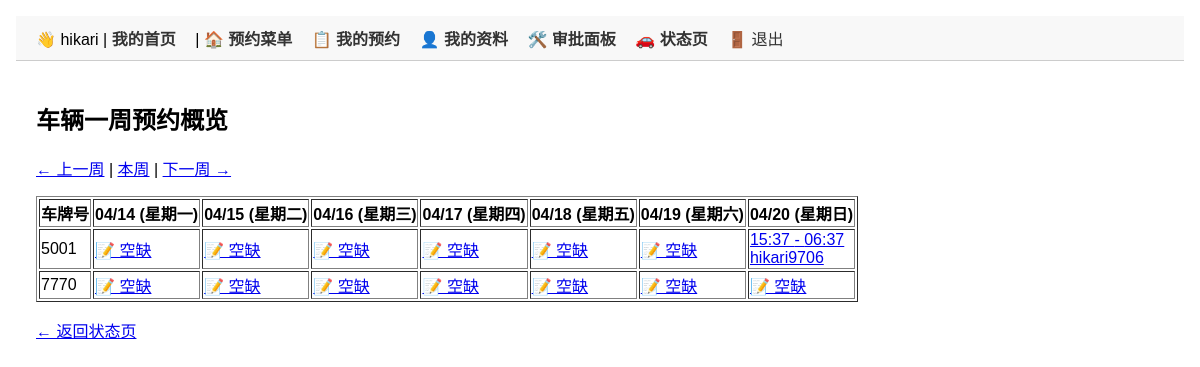
Page /vehicles/weekly/ (signed in) on the committed database.
### accounts/models.py (models this page shows, shortened)
class DriverUser(AbstractUser):
    is_formal = models.BooleanField(default=False)
    is_temporary = models.BooleanField(default=False)

### vehicles/models.py (models this page shows, shortened)
class Vehicle(models.Model):
    STATUS_CHOICES = [
        ('available', '可预约'),
        ('reserved', '已预约'),
        ('out', '已出库'),
        ('maintenance', '维修中'),
    ]
    license_plate = models.CharField(max_length=20, unique=True, verbose_name="车牌号")
    model = models.CharField(max_length=50, verbose_name="车型")
    status = models.CharField(max_length=20, choices=STATUS_CHOICES, default='available', verbose_name="状态")
    photo = models.ImageField(upload_to='vehicle_photos/', blank=True, null=True, verbose_name="车辆照片")
    inspection_date = models.DateField(blank=True, null=True, verbose_name="车检日期")
    notes = models.TextField(blank=True, verbose_name="备注")
    class Meta:
        verbose_name = "车辆"
        verbose_name_plural = "车辆"

class Reservation(models.Model):
    driver = models.ForeignKey(settings.AUTH_USER_MODEL, on_delete=models.CASCADE, verbose_name="司机")
    vehicle = models.ForeignKey(Vehicle, on_delete=models.CASCADE, verbose_name="车辆")
    date = models.DateField(verbose_name="预约日期")             # ✅ 开始日期
    end_date = models.DateField(verbose_name="结束日期")         # ✅ 结束日期（支持跨日）
    start_time = models.TimeField(verbose_name="开始时间")
    end_time = models.TimeField(verbose_name="结束时间")
    status = models.CharField(
        max_length=10,
        choices=[
            ('pending', '申请中'),
            ('reserved', '已预约'),
            ('out', '已出库'),
            ('canceled', '已取消'),
        ],
        default='pending',
        verbose_name="状态"
    )
    actual_departure = models.DateTimeField(null=True, blank=True, verbose_name="实际出库时间")
    actual_return = models.DateTimeField(null=True, blank=True, verbose_name="实际还车时间")

### vehicles/views.py (the view)
# urls.py: path('weekly/', weekly_overview_view, name='weekly_overview'),
@login_required
def weekly_overview_view(request):
    today = timezone.localdate()
    weekday = today.weekday()  # 0: Monday
    monday = today - timedelta(days=weekday)
    offset = int(request.GET.get('offset', 0))
    monday += timedelta(weeks=offset)
    week_dates = [monday + timedelta(days=i) for i in range(7)]
    vehicles = Vehicle.objects.all()
    reservations = Reservation.objects.filter(date__in=week_dates)
    data = []
    for vehicle in vehicles:
        row = {'vehicle': vehicle, 'days': []}
        for date in week_dates:
            r = reservations.filter(vehicle=vehicle, date=date).first()
            row['days'].append(r)
        data.append(row)
    return render(request, 'vehicles/weekly_view.html', {
        'week_dates': week_dates,
        'vehicle_data': data,
        'offset': offset,
    })

### vehicles/templatetags/custom_filters.py (called while the page is built)
@register.filter
def index(sequence, position):
    try:
        return sequence[position]
    except (IndexError, TypeError):
        return ''

### templates/vehicles/weekly_view.html
{% extends 'base.html' %}
{% load custom_filters %}
{% block content %}
<h2>车辆一周预约概览</h2>
<p>
  <a href="?offset={{ offset|add:"-1" }}">← 上一周</a> |
  <a href="?offset=0">本周</a> |
  <a href="?offset={{ offset|add:"1" }}">下一周 →</a>
</p>
<table border="1">
  <thead>
    <tr>
      <th>车牌号</th>
      {% for date in week_dates %}
        <th>{{ date|date:"m/d (D)" }}</th>
      {% endfor %}
    </tr>
  </thead>
  <tbody>
    {% for row in vehicle_data %}
      <tr>
        <td>{{ row.vehicle.license_plate }}</td>
        {% for r in row.days %}
          <td style="color:
            {% if r == None %}red
            {% elif r.status == 'reserved' %}blue
            {% elif r.status == 'out' %}orange
            {% elif r.status == 'canceled' %}gray
            {% else %}black
            {% endif %}
          ">
            {% if r %}
              <a href="{% url 'reservation_detail' r.id %}">
                {{ r.start_time }} - {{ r.end_time }}<br>{{ r.driver.username }}
              </a>
              {% else %}
                  <a href="{% url 'make_reservation' row.vehicle.id %}?date={{ week_dates|index:forloop.counter0|date:"Y-m-d" }}">
                📝 空缺
                  </a>
              {% endif %}
          </td>
        {% endfor %}
      </tr>
    {% endfor %}
  </tbody>
</table>
<p><a href="{% url 'vehicle_status' %}">← 返回状态页</a></p>
{% endblock %}

### templates/base.html (shortened to what this page needs)
<!DOCTYPE html>
<html>
<head>
</head>
<body>
  <nav>
    {% if user.is_authenticated %}
      👋 {{ user.username }} |
      {% if request.user.is_staff %}
          <a href="{% url 'admin_dashboard' %}">我的首页</a>
      {% else %}
          <a href="{% url 'driver_dashboard' %}">我的首页</a>
      {% endif %} |
      <a href="{% url 'reservation_dashboard' %}">🏠 预约菜单</a>
      <a href="{% url 'my_reservations' %}">📋 我的预约</a>
      <a href="{% url 'profile' %}">👤 我的资料</a>
      {% if request.user.is_staff %}
        <a href="{% url 'reservation_approval_list' %}">🛠️ 审批面板</a>
      {% endif %}
      <a href="{% url 'vehicle_status' %}">🚗 状态页</a>
      <form method="post" action="{% url 'logout' %}" style="display:inline;">
        <button type="submit">🚪 退出</button>
      </form>
    {% else %}
      <a href="{% url 'login' %}">登录</a>
    {% endif %}
  </nav>
  <div class="container">
    {% block content %}
    {% endblock %}
  </div>
</body>
</html>

### templates/base.html (style rules this page uses)
body { font-family: sans-serif; padding: 1em; margin: 0; }
nav { background-color: #f8f8f8; padding: 10px 20px; border-bottom: 1px solid #ccc; }
nav a, nav button { margin-right: 15px; text-decoration: none; color: #333; font-weight: bold; }
nav button { background: none; border: none; cursor: pointer; font: inherit; padding: 0; }
.container { padding: 20px; }

### rows in the picture
DriverUser: username "hikari"
Vehicle: vehicle.license_plate "5001"
Reservation: start_time "15:37", end_time "06:37", driver.username "hikari9706"
Vehicle: vehicle.license_plate "7770"

### other values in the picture
{{ date|date:"m/d (D)" }} "04/14 (星期一)" "04/15 (星期二)" "04/16 (星期三)" "04/17 (星期四)" "04/18 (星期五)" "04/19 (星期六)" "04/20 (星期日)"
